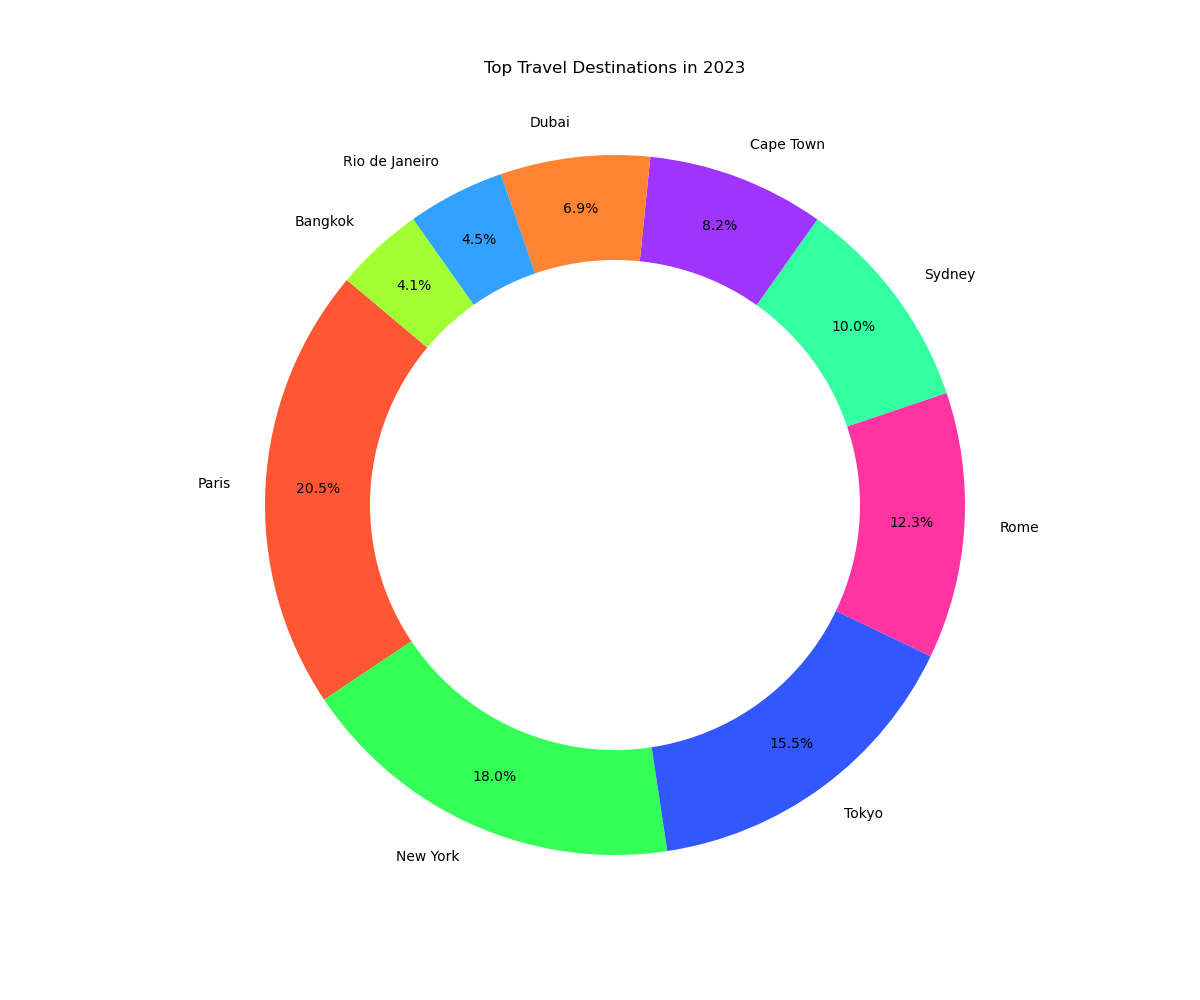

Generate this figure with Python:

import matplotlib.pyplot as plt

# Data for the pie chart
destinations = ['Paris', 'New York', 'Tokyo', 'Rome', 'Sydney', 'Cape Town', 'Dubai', 'Rio de Janeiro', 'Bangkok']
popularity = [20.5, 18.0, 15.5, 12.3, 10.0, 8.2, 6.9, 4.5, 4.1]

# Colors for each section of the pie chart
colors = ['#FF5733', '#33FF57', '#3357FF', '#FF33A1', '#33FFA1', '#A133FF', '#FF8333', '#33A1FF', '#A1FF33']

# Create a pie chart
plt.figure(figsize=(12, 10))  # Modify the size of the chart
plt.pie(popularity, labels=destinations, colors=colors, startangle=140, autopct='%1.1f%%', pctdistance=0.85)

# Draw a circle at the center to turn the pie chart into a donut chart
centre_circle = plt.Circle((0, 0), 0.70, fc='white')
fig = plt.gcf()
fig.gca().add_artist(centre_circle)

# Set the title of the chart
plt.title('Top Travel Destinations in 2023', y=1.05)

# Equal aspect ratio ensures that pie is drawn as a circle
plt.axis('equal')

# Show the chart
plt.show()
